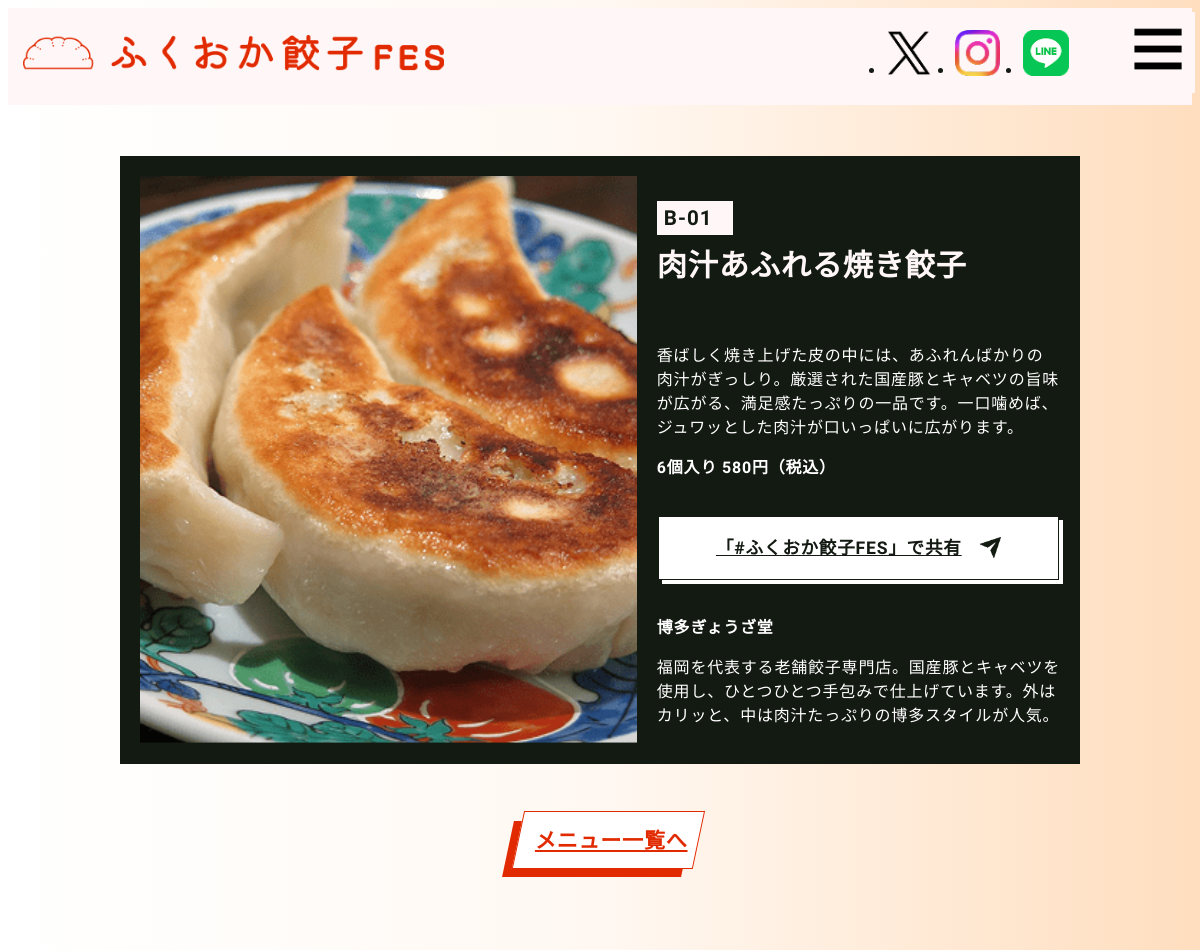
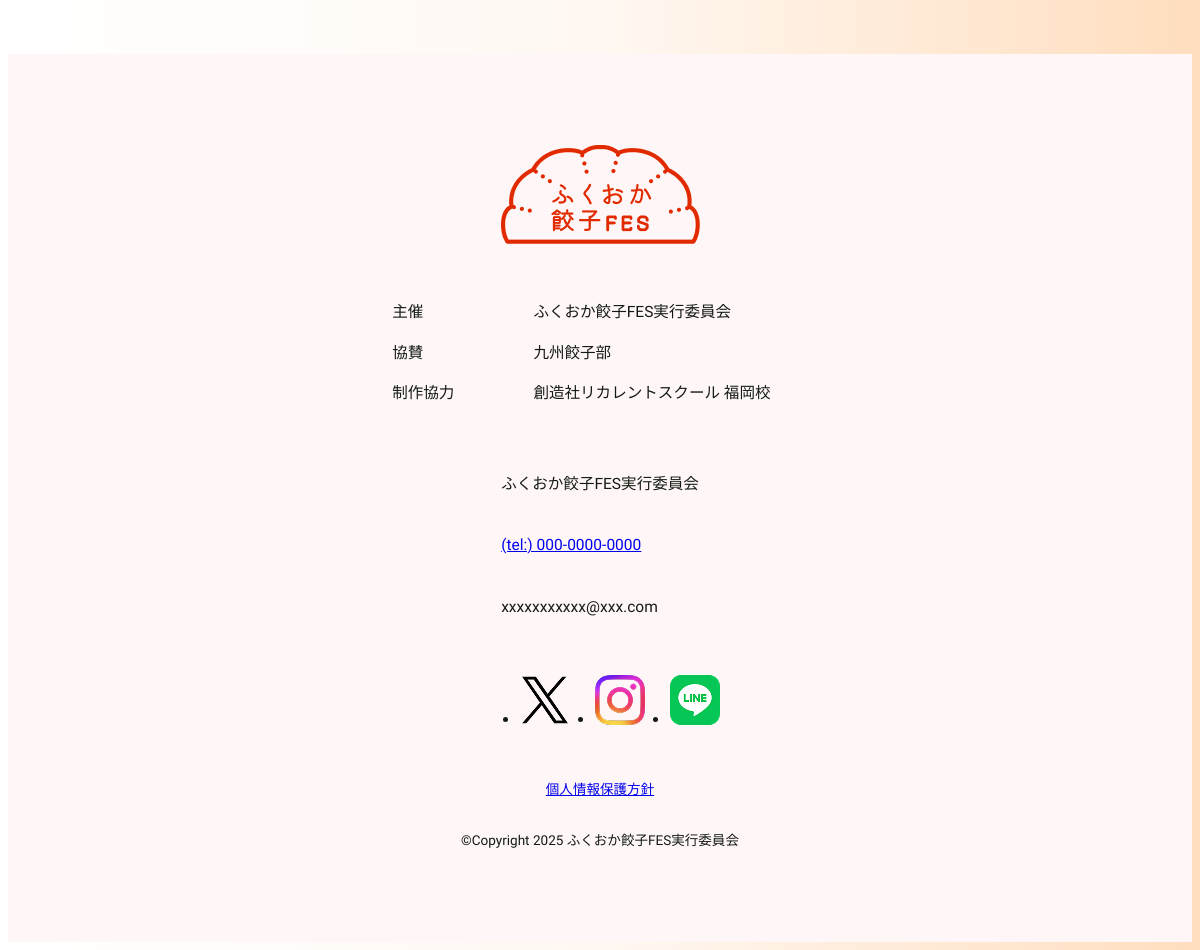
/menu-b.php?id=1, run on the app's committed database (2 pictures, top to bottom).
### tables this page shows
CREATE TABLE `menus` (
  `id` int(11) NOT NULL,
  `name` varchar(255) NOT NULL,
  `body` text NOT NULL,
  `amount` int(3) NOT NULL,
  `price` int(11) NOT NULL,
  `menu_img` varchar(255) NOT NULL,
  `menu_b_pc_img` varchar(255) NOT NULL,
  `menu_b_sp_img` varchar(255) NOT NULL,
  `shop_id` int(11) NOT NULL,
  `update_date` datetime NOT NULL,
  `created_date` datetime NOT NULL
);

CREATE TABLE `shops` (
  `id` int(11) NOT NULL,
  `name` varchar(255) NOT NULL,
  `kana` varchar(255) DEFAULT NULL,
  `booth` varchar(6) NOT NULL,
  `description` text NOT NULL,
  `update_date` datetime NOT NULL,
  `created_date` datetime NOT NULL
);

### menu-b.php (the view, shortened to what this page needs)
<?php
$id = (int)$_GET['id'];
try {
  $db = db_connect();
  $sql = 'SELECT  menus.name AS menus_name , shops.name AS shops_name , menus.id , menus.body , menus.menu_b_pc_img , menus.menu_b_sp_img, menus.amount , menus.price , shops.kana , shops.booth , shops.description FROM menus INNER JOIN shops ON menus.shop_id = shops.id WHERE menus.id=:id';
  $stmt = $db->prepare($sql);
  $stmt->bindParam(':id', $id, PDO::PARAM_INT);
  $stmt->execute();
  $menus = $stmt->fetchAll(PDO::FETCH_ASSOC);
} catch (PDOException $e) {
  exit('エラー: ' . $e->getMessage());
}
?>
<!DOCTYPE html>
<html lang="ja">
<head>
  <link rel="stylesheet" href="https://cdn.jsdelivr.net/npm/destyle.css@4.0.1/destyle.min.css" />
  <link rel="stylesheet" href="css/style.css" />
</head>
<body class="l-body-sub">
  <?php include('inc/header.php');
  ?>
  <main class="l-menu-b">
    <article class="c-main-container">
      <div class="c-menu-b-wrapper c-menu-b-card l-menu-b-card">
        <?php foreach ($menus as $list): ?>
          <h1 class="c-menu-b-card-cnt_title l-menu-b-card_text">
            <span><?php echo $list['booth']; ?></span>
            <?php echo $list['menus_name']; ?>
          </h1>
          <div class="c-menu-b-card-cnt_img">
            <picture>
              <source media="(min-width: 768px)" srcset="./img/menu-b/<?php echo $list['menu_b_pc_img']; ?>" />
              <img src="./img/menu-b/<?php echo $list['menu_b_sp_img']; ?>" alt="<?php echo $list['menus_name']; ?>" />
            </picture>
          </div>
          <div class="c-menu-b-card-cnt_desc l-menu-b-card_text">
            <p>
              <?php echo $list['body']; ?>
            </p>
            <p class="u-mt10"><?php echo $list['amount']; ?>個入り <?php echo $list['price']; ?>円（税込）</p>
          </div>
          <a class="c-share-btn c-menu-b-card-cnt_link l-menu-b-card_text" href="#">「#ふくおか餃子FES」で共有</a>
          <div class="c-menu-b-card-cnt_shop l-menu-b-card_text">
            <p><?php echo $list['shops_name']; ?>
            </p>
            <p class="u-mt10">
              <?php echo $list['description']; ?>
            </p>
          </div>
        <?php endforeach; ?>
      </div>
    </article>
    <div class="c-btn2 c-btn2--red u-mt40to50">
      <div class="c-btn2_box"></div>
      <a class="c-btn2_link" href="menu.php">メニュー一覧へ</a>
    </div>
  </main>
  <?php include('inc/footer.php');
  ?>
</body>
</html>

### css/style.css (style rules this page uses)
:root { --red: #e22a00; --yellow: #ffe100; --white: #fff7f7; --black: #131a12; --white2: #fff; --childPage-bg: linear-gradient(90deg, #fff, #fff8f2, #ffdebf); }
html { scroll-behavior: smooth; }
body { font-family: "Zen Maru Gothic", sans-serif; color: var(--black); letter-spacing: 0.05em; line-height: 1.5; }
img { max-width: 100%; }
.l-body-sub { background: var(--childPage-bg); z-index: -10; }
.c-btn2 { margin-inline: auto; padding-block: 10px 0; position: relative; width: 185px; height: 56px; }
.c-btn2_box { background: var(--yellow); transform: skewX(-12deg); width: 179px; height: 56px; }
.c-btn2_box::after { content: " "; position: absolute; top: -10px; right: -10px; background: var(--red); width: 179px; height: 56px; }
.c-btn2_link { position: absolute; top: 15px; right: 5px; font-weight: bold; font-size: 21px; color: var(--white2); }
.c-btn2--red .c-btn2_box { background: var(--red); }
.c-btn2--red .c-btn2_box::after { background: var(--white2); border: 1px solid var(--red); }
.c-btn2--red .c-btn2_link { color: var(--red); }
main.l-menu-b p { color: var(--white2); }
main.l-menu-b img { aspect-ratio: 12 / 10; }
.c-main-container { background-color: var(--black); }
.l-menu-b .c-menu-b-wrapper { max-width: none; margin: 0; }
.l-menu-b-card_text { width: 92%; margin-inline: auto; }
.l-menu-b-card { display: grid; grid-template-columns: 1fr; padding-block: 20px; }
.l-menu-b-card h1:first-child { margin-block-end: clamp(16px, 14.592px + 0.376vw, 20px); }
.l-menu-b-card div:nth-child(3) { margin-block: 33px; }
.l-menu-b-card a { margin-block-end: 40px; }
.c-menu-b-card-cnt_title { color: var(--white); font-size: clamp(24px, 21.183px + 0.751vw, 32px); font-weight: bold; display: flex; flex-direction: column; gap: 8px; }
.c-menu-b-card-cnt_title span { color: var(--black); background: var(--white); font-size: clamp(16px, 13.887px + 0.563vw, 22px); width: clamp(52px, 47.423px + 1.221vw, 65px); height: clamp(25px, 20.775px + 1.127vw, 37px); padding-inline: 7px; letter-spacing: 0.96px; display: flex; align-items: center; }
.c-menu-b-card img { width: 100%; height: 100%; object-fit: cover; }
.c-menu-b-card-cnt_desc :last-child { font-weight: bold; }
.c-menu-b-card-cnt_shop :first-child { font-weight: bold; }
.c-share-btn { height: 62px; background: var(--white2); border: var(--black) solid 1px; display: flex; gap: clamp(12px, 9.183px + 0.751vw, 20px); box-shadow: 4px 4px 0 var(--white2); }
a.c-share-btn { font-weight: bold; font-size: clamp(16px, 15.296px + 0.188vw, 18px); color: var(--black); align-items: center; justify-content: center; }
a.c-share-btn::after { content: " "; background: url(../img/menu-b/share_black.png) no-repeat center center/cover; width: clamp(18px, 16.592px + 0.376vw, 22px); height: clamp(18px, 16.592px + 0.376vw, 22px); }
.c-menu-b-card .c-share-btn { margin-inline: auto; }
.u-mt40to50 { margin-top: clamp(40px, 36.479px + 0.939vw, 50px); }
.u-mt10 { margin-block-start: 10px; }
::placeholder { color: #B8B8B8 }
@media (min-width: 768px) { main.l-menu-b { padding-block-start: clamp(20px, 5.915px + 3.756vw, 60px); } }
@media (min-width: 768px) { .c-main-container { width: min(96%, 960px); margin-inline: auto; } }
@media (min-width: 768px) { .l-menu-b-card_text { width: 100%; margin-inline: 0; } }
@media (min-width: 768px) { .l-menu-b-card div:nth-child(3) { margin-block: 20px; } }
@media (min-width: 768px) { .l-menu-b-card a { margin-block-end: 20px; } }
@media (min-width: 768px) { .c-menu-b-card { grid-template-columns: 54% 1fr; grid-template-rows: auto; column-gap: 20px; padding-inline: 20px; } }
@media (min-width: 768px) { .c-menu-b-card-cnt_title { grid-column: 2 / 3; place-content: start; } }
@media (min-width: 768px) { .c-menu-b-card-cnt_img { width: 100%; position: relative; grid-row: 1 / 5; } }
@media (min-width: 768px) { .c-menu-b-card-cnt_link { grid-column: 2 / 3; } }
@media (min-width: 768px) { .c-menu-b-card-cnt_shop { grid-column: 2 / 3; } }
@media (min-width: 768px) { .c-share-btn { width: calc(100% - 4px); } }

### data on the page
menus: shop.booth "B-01", name "肉汁あふれる焼き餃子", body "香ばしく焼き上げた皮の中には、あふれんばかりの肉汁がぎっしり。厳選された国産豚とキャベツの旨味が広がる、満足感たっぷりの一品です。一口噛めば、ジュワッとした肉汁が口いっぱいに広がります。", amount "6", price "580", shop.name "博多ぎょうざ堂", shop.description "福岡を代表する老舗餃子専門店。国産豚とキャベツを使用し、ひとつひとつ手包みで仕上げています。外はカリッと、中は肉汁たっぷりの博多スタイルが人気。"
